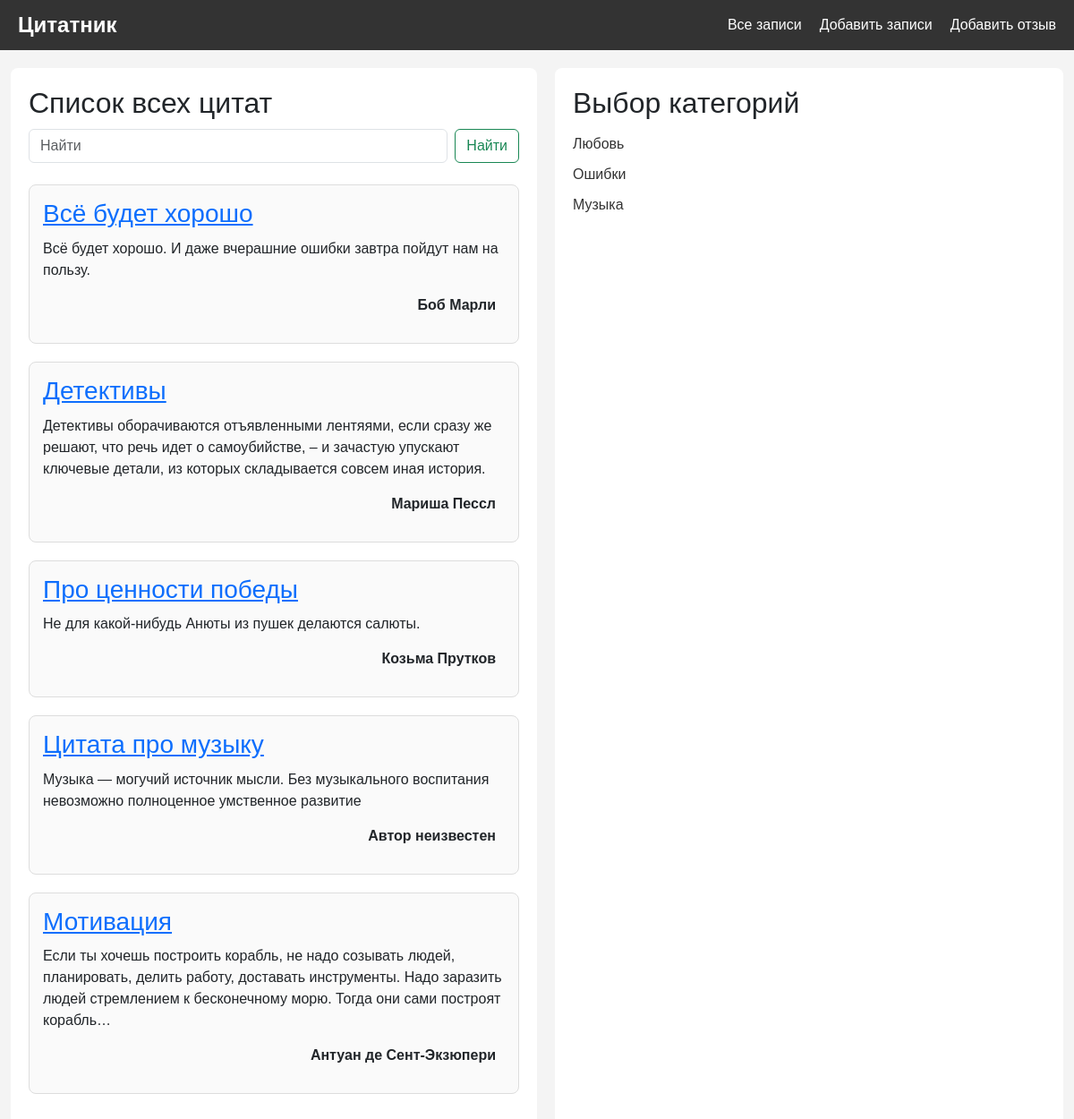
Before: /notes with the older database file.
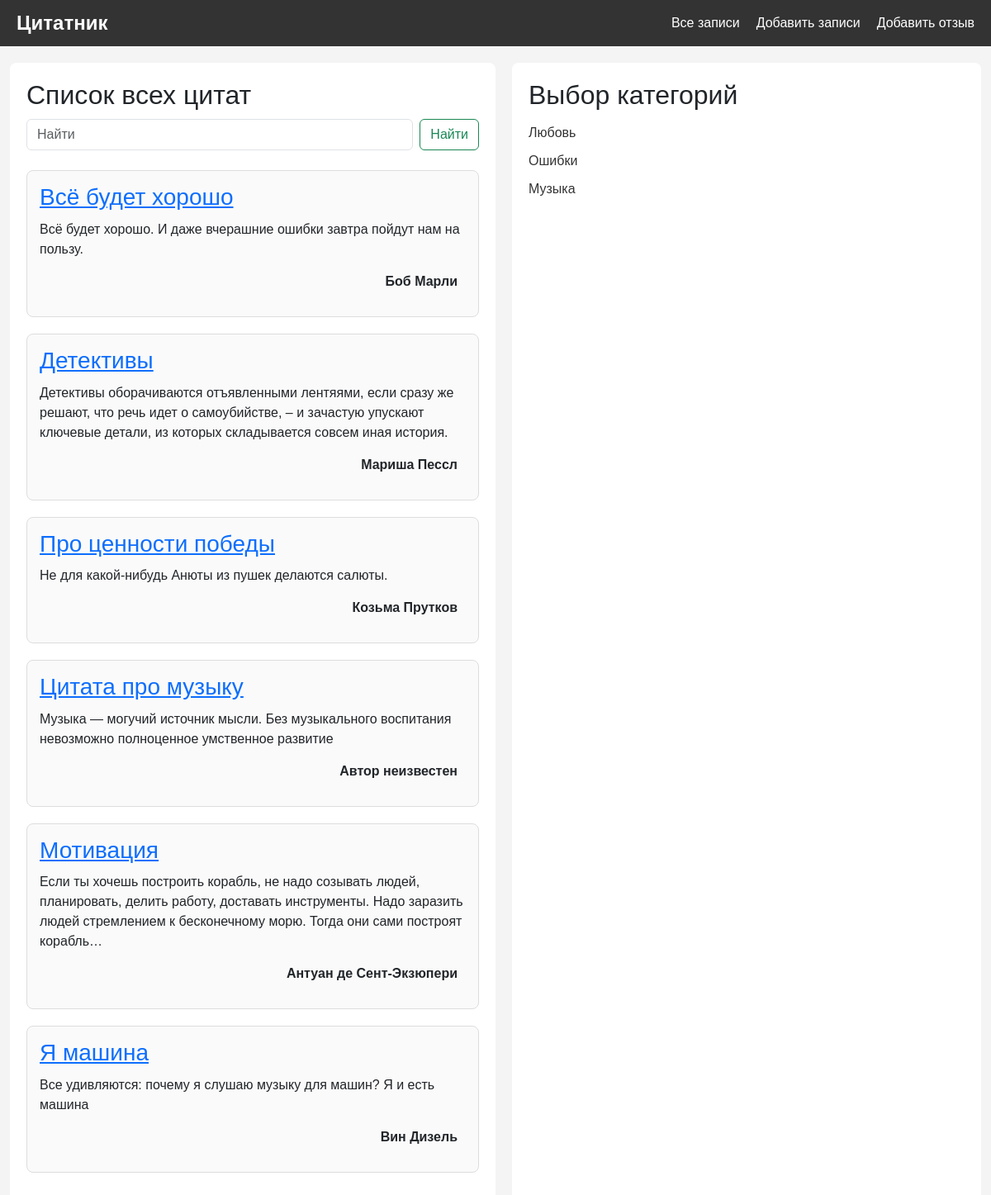
After: the same page with the newer database file.
### core/models.py (models this page shows, shortened)
class Note(models.Model):
    class Meta:
        verbose_name = 'Заметка'
        verbose_name_plural = 'Заметки'
    title = models.CharField( max_length=255, null=False )
    text = models.TextField( null=False )
    author = models.CharField( max_length=255, default='Автор неизвестен', null=False )
    created_date = models.DateTimeField( auto_now_add=True )
    category = models.ForeignKey(
                                 NoteCategory,
                                 blank=True,
                                 null=True,
                                 on_delete=models.SET_DEFAULT,
                                 related_name='category_notes',
                                 default='Разное'
                                 )

class NoteCategory(models.Model):
    class Meta:
        verbose_name = 'Категория'
        verbose_name_plural = 'Категории'
    title = models.CharField(max_length = 255, verbose_name = 'Название')

### core/views.py (the view)
# urls.py: path( 'notes', notes, name='notes' ),
def notes(request):
    notes = Note.objects.all()
    categories = NoteCategory.objects.all()
    active_category = None
    category = request.GET.get('category')
    if category:
        notes = Note.objects.filter( category__id = category )
        active_category = NoteCategory.objects.get( id = category )
    context = {
        'notes':notes,
        'categories':categories,
        'notes':notes,
        'active_category':active_category
    }
    return render(request, 'notes.html', context)

### templates/notes.html
{% extends 'base.html' %}
{% block content %}
<div class="main-content">
    <h2>Список всех цитат</h2>
    <form class="d-flex mb-4" role="search" action="{% url 'notes_search' %}">
        <input value="{{ search_text }}" name="text" class="form-control me-2" type="search" placeholder="Найти" aria-label="Search">
        <button class="btn btn-outline-success" type="submit">Найти</button>
    </form>
    {% for note in notes %}
    <div class="post-card">
        <h3><a href="{% url 'note_detail' note.id %}">{{note.title}}</a></h3>
        <div>
            <p>{{note.text}}</p>
            <p class="author-signature">{{note.author}}</p>
        </div>
    </div>
    {% endfor %}
</div>
<aside class="sidebar">
    <h2>Выбор категорий</h2>
    <ul>
        {% for category in categories %}
            {% if category.id == active_category.id   %}
                <li><a href="?category={{category.id}}"><b>{{category.title}}</b></a></li>
            {% else %}
                <li><a href="?category={{category.id}}">{{category.title}}</a></li>
            {% endif %}
        {% endfor %}
    </ul>
</aside>
{% endblock %}

Changed rows visible on the page:
added Note: title "Я машина", text "Все удивляются: почему я слушаю музыку для машин? Я и есть машина", author "Вин Дизель"
